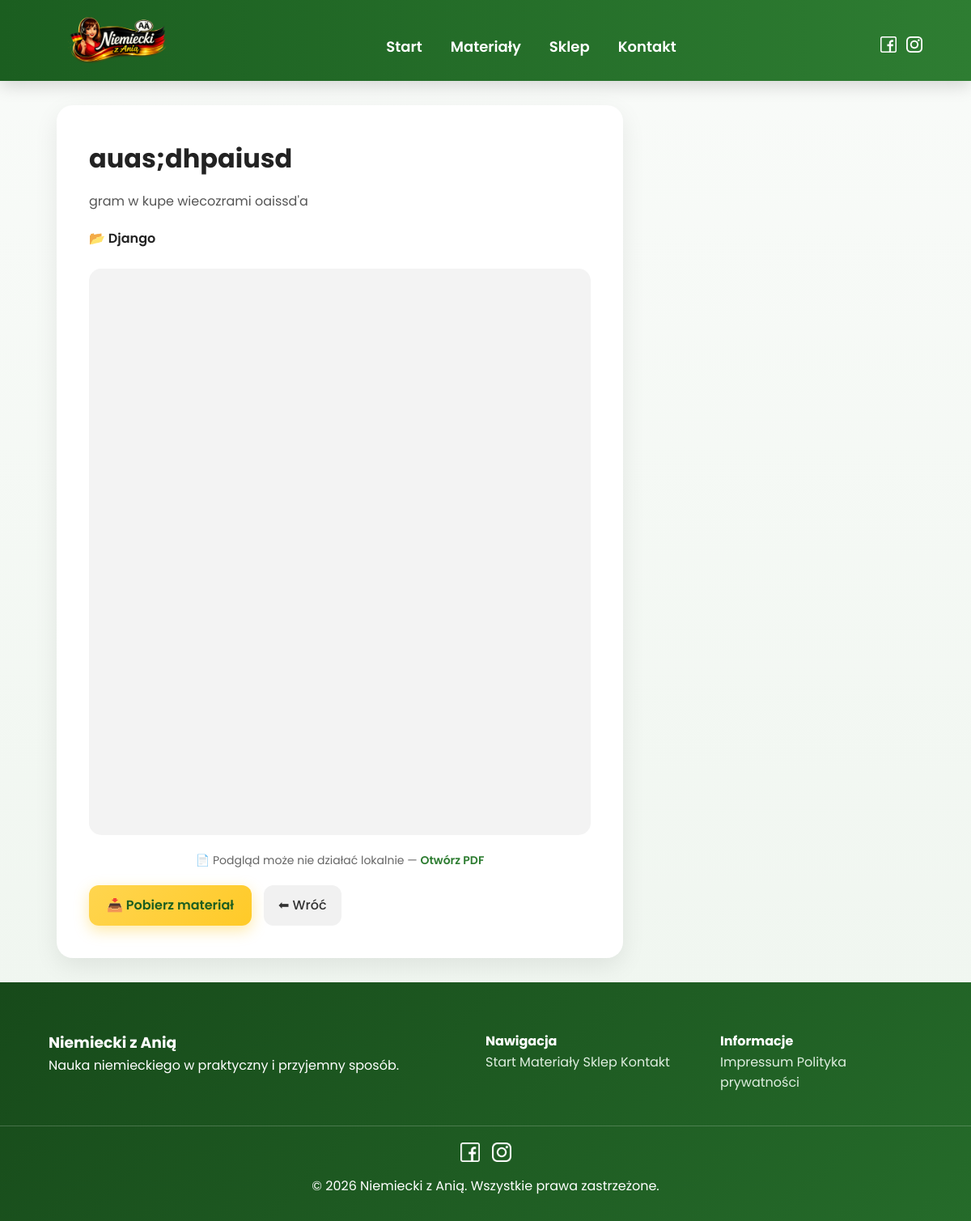
The page /materialy/auasdhpaiusd/ on the database its author committed.
### core/models.py (models this page shows, shortened)
class Material(models.Model):
    title = models.CharField(max_length=200)
    description = models.TextField(blank=True)
    pdf = models.FileField(
    upload_to="materials/",
    validators=[FileExtensionValidator(allowed_extensions=["pdf", "docx", "xlsx"])]
    )
    category = models.ForeignKey(Category, on_delete=models.CASCADE)
    slug = models.SlugField(unique=True, blank= True)
    created_at = models.DateTimeField(auto_now_add=True)

class Category(models.Model):
    name = models.CharField(max_length=100)
    slug = models.SlugField(unique=True, blank=True)

### core/views.py (the view)
# urls.py: path("materialy/<slug:slug>/", views.material_detail, name="material_detail"),
def material_detail(request, slug):
    material = get_object_or_404(Material, slug=slug)
    pdf_url = request.build_absolute_uri(material.pdf.url)
    return render(request, "material_detail.html", {
        "material": material,
        "pdf_url": pdf_url
    })

### templates/material_detail.html
{% extends "base.html" %}
{% block content %}
<div class="materials-container">
    <div class="material-detail-card">
        <h1 class="material-title">
            {{ material.title }}
        </h1>
        <p class="material-description">
            {{ material.description }}
        </p>
        <p class="material-category">
            📂 {{ material.category.name }}
        </p>
        <div class="pdf-preview">
            <iframe
                src="https://docs.google.com/gview?url={{ pdf_url }}&embedded=true"
                class="pdf-frame">
            </iframe>
            <p class="pdf-fallback">
                📄 Podgląd może nie działać lokalnie —
                <a href="{{ material.pdf.url }}" target="_blank">
                    Otwórz PDF
                </a>
            </p>
        </div>
        <div class="material-actions">
            <a href="{{ material.pdf.url }}" target="_blank" class="btn-download">
                📥 Pobierz materiał
            </a>
            <a href="{% url 'material_list' %}" class="btn-back">
                ⬅ Wróć
            </a>
        </div>
    </div>
</div>
{% endblock %}

### core/static/css/style.css (style rules this page uses)
* { margin: 0; padding: 0; box-sizing: border-box; }
body { font-family: 'Poppins', sans-serif; background: linear-gradient(180deg, #f9fbf9, #eef5ee); color: #222; line-height: 1.6; }
html, body { height: 100%; }
body { display: flex; flex-direction: column; }
.materials-container { max-width: 1100px; margin: 0 auto; padding: 30px 20px; }
.material-category { font-weight: bold; margin-top: 10px; }
.btn-download { display: inline-block; padding: 12px 22px; border-radius: 12px; background: linear-gradient(135deg, #ffd54f, #ffca28); color: #1b5e20; font-weight: 600; text-decoration: none; transition: 0.25s; box-shadow: 0 6px 18px rgba(255, 202, 40, 0.4); }
.btn-back { display: inline-block; padding: 12px 18px; border-radius: 12px; background: #f1f1f1; color: #333; text-decoration: none; font-weight: 500; transition: 0.2s; }
.material-actions { margin-top: 20px; display: flex; gap: 15px; flex-wrap: wrap; }
.material-detail-card { background: white; padding: 40px; border-radius: 20px; box-shadow: 0 10px 30px rgba(0,0,0,0.08); max-width: 700px; }
.material-title { font-size: 32px; margin-bottom: 15px; }
.material-description { color: #555; margin-bottom: 20px; }
.material-category { font-weight: 600; margin-bottom: 25px; }
.pdf-preview { margin-top: 25px; }
.pdf-frame { width: 100%; height: 700px; border: none; border-radius: 15px; background: #f3f3f3; }
.pdf-fallback { text-align: center; margin-top: 12px; font-size: 14px; color: #666; }
.pdf-fallback a { color: #2e7d32; font-weight: 600; text-decoration: none; }

### rows shown on the page
Material: title "auas;dhpaiusd", description "gram w kupe wiecozrami oaissd'a", category.name "Django"
